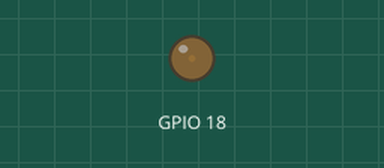
A sketch run on a simulated ESP32. On the bench: output pins drawn as LEDs (lit = HIGH).

Above: at 0.05 s.
At 2.15 s:
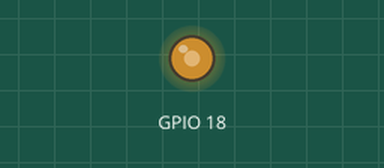
At 3.45 s:
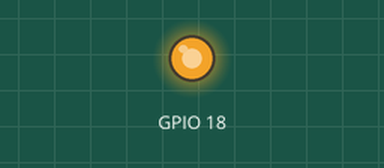
At 6.9 s:
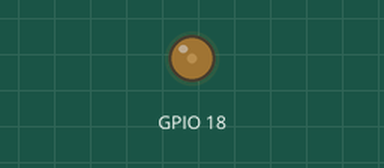
Timing chart, 0 to 10.0 s (numbered marks = the images above):
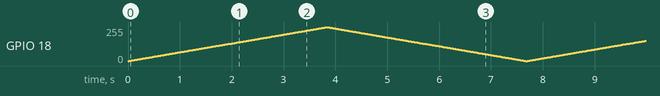

The sketch:

singleLED.ino
```cpp
const int Blue = 18;
const int freq = 5000;
const int resolution = 8;

void setup(){
  //pinout, freq, res, channel
  ledcAttachChannel(Blue, freq, resolution,0);
}

void loop(){
  //increase
  for(int dutyCycle = 0; dutyCycle <= 255; dutyCycle++){
    ledcWrite(Blue, dutyCycle);
    delay(15);
  }
  //decrease
  for(int dutyCycle = 255; dutyCycle >= 0; dutyCycle--){
    ledcWrite(Blue, dutyCycle);
    delay(15);
  }
}
```
